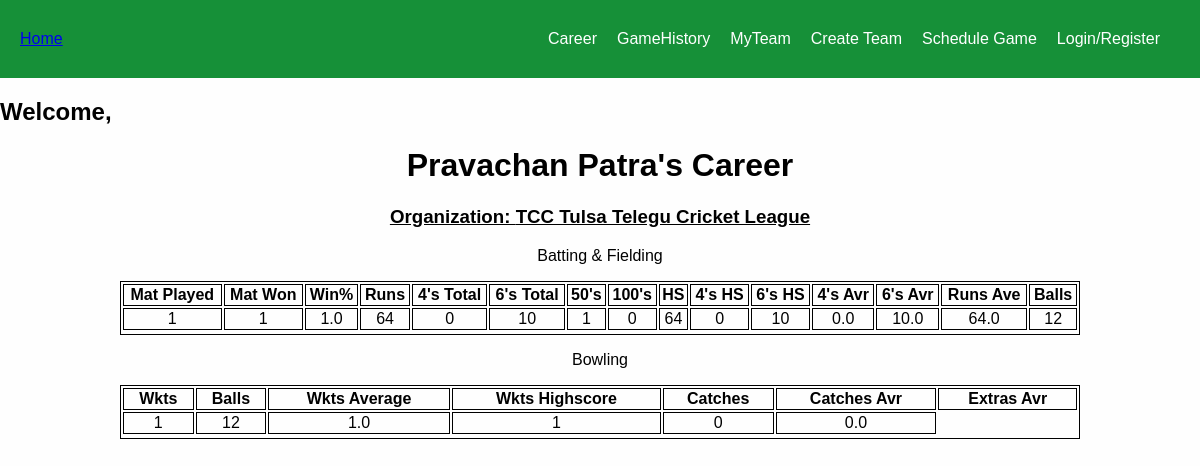
The page /player-career/1 on the database as committed earlier.
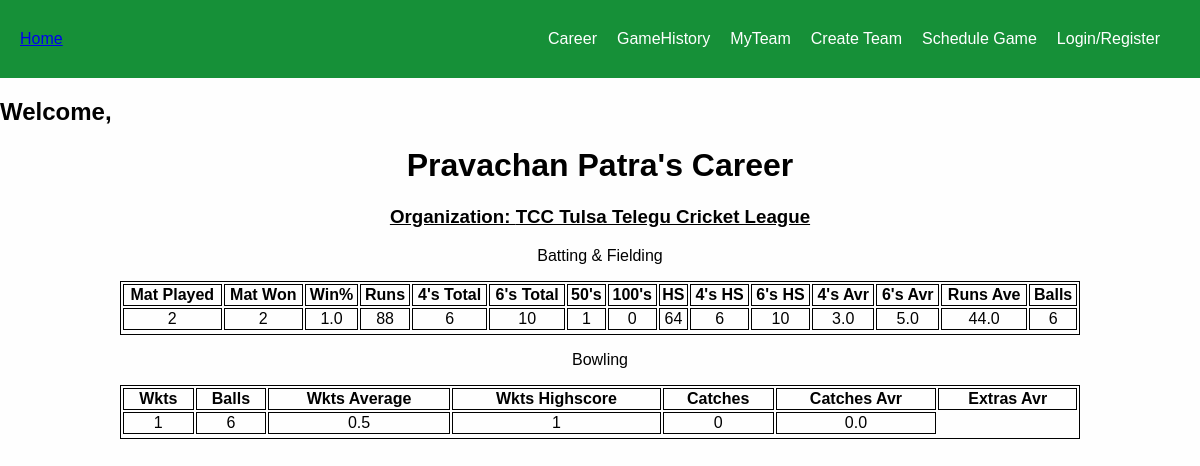
The same page on the database as committed later.
### base/models.py (models this page shows, shortened)
class Player(AbstractUser):
    first_name = models.CharField(max_length=200, null=True)
    last_name = models.CharField(max_length=200, null=True)
    email = models.EmailField(unique=True, null=True)
    team = models.ForeignKey(Team,on_delete=models.SET_NULL,null=True) # long-term-team
    organization = models.ForeignKey(Organization,on_delete=models.SET_NULL,null=True, blank=True)
    runs = models.IntegerField(default=0,null=True,blank=True)
    wickets = models.IntegerField(default=0,null=True,blank=True)
    catches = models.IntegerField(default=0,null=True,blank=True)
    sixes = models.IntegerField(default=0,null=True,blank=True)
    fours = models.IntegerField(default=0,null=True,blank=True)
    extras = models.IntegerField(default=0,null=True,blank=True)
    games_played = models.IntegerField(default=0,null=True,blank=True)
    games_won = models.IntegerField(default=0,null=True,blank=True)
    win_percentage = models.FloatField(default=0,null=True,blank=True)
    fifties = models.IntegerField(default=0,null=True,blank=True)
    centuries = models.IntegerField(default=0,null=True,blank=True)
    sr = models.FloatField(default=0,null=True,blank=True)
    runs_hs = models.IntegerField(default=0,null=True,blank=True)
    wickets_hs = models.IntegerField(default=0,null=True,blank=True)
    fours_hs = models.IntegerField(default=0,null=True,blank=True)
    sixes_hs = models.IntegerField(default=0,null=True,blank=True)
    runs_average = models.FloatField(default=0,null=True,blank=True)
    wickets_average = models.FloatField(default=0,null=True,blank=True)
    fours_average = models.FloatField(default=0,null=True,blank=True)
    sixes_average = models.FloatField(default=0,null=True,blank=True)
    catches_average = models.FloatField(default=0,null=True,blank=True)
    extras_average = models.FloatField(default=0,null=True,blank=True)
    balls_bowled = models.IntegerField(default=0,null=True,blank=True)
    balls_played = models.IntegerField(default=0,null=True,blank=True)
    game_invites = models.ManyToManyField("GameInvite", related_name="game_invites", blank=True)
    team_invites = models.ManyToManyField("TeamInvite", related_name="team_invites", blank=True)
    org_invites = models.ManyToManyField("OrganizationInvite", related_name="org_invites", blank=True)
    games = models.ManyToManyField("Game", related_name="games", blank=True)
    USERNAME_FIELD = "email"
    REQUIRED_FIELDS = ["username"]

class Organization(models.Model): # Club
    name = models.CharField(max_length=200,null=True)
    description = models.CharField(max_length=200,null=True)
    members = models.ManyToManyField("Player", related_name="members", blank=True)
    date_established = models.DateTimeField(default=datetime.now, blank=True)
    location = models.CharField(max_length=200,null=True)
    games = models.ManyToManyField("Game", related_name="org_games", blank=True)

### base/views.py (the view)
# urls.py: path("player-career/<str:pk>", views.player_career, name="player-career"),
def player_career(request, pk):
    player = Player.objects.get(id=pk)
    if player.games_won == 0 or player.games_played == 0:
        win_percentage = 0
    else:
        win_percentage = round(player.games_won/player.games_played *100)
    context = {"pk":pk, "user":player, "win_percentage":win_percentage}
    return render(request, "base/career.html", context)

### base/templates/base/career.html (shortened to what this page needs)
{% extends 'main.html' %}
{% block content %}
<!DOCTYPE html>
<html>
<head>
</head>
<body>
<h1 class="center">{{user.first_name}} {{user.last_name}}'s Career</h1>
{% if user.organization %}
  <h3 class="center"><a href="{% url 'view-organization' user.organization.id %}" class="org-link">Organization: {{user.organization.name}}</a></h3>
{% endif %}
<div class="center">
    <p>Batting & Fielding</p>
</div>
<table class="center">
  <tr>
    <th>Mat Played</th>
    <th>Mat Won</th>
    <th>Win%</th>
    <th>Runs</th>
    <th>4's Total</th>
    <th>6's Total</th>
    <th>50's</th>
    <th>100's</th>
    <th>HS</th>
    <th>4's HS</th>
    <th>6's HS</th>
    <th>4's Avr</th>
    <th>6's Avr</th>
    <th>Runs Ave</th>
    <th>Balls</th>
  </tr>
  <tr>
    <td>{{user.games_played}}</td>
    <td>{{user.games_won}}</td>
    <td>{{user.win_percentage}}</td>
    <td>{{user.runs}}</td>
    <td>{{user.fours}}</td>
    <td>{{user.sixes}}</td>
    <td>{{user.fifties}}</td>
    <td>{{user.centuries}}</td>
    <td>{{user.runs_hs}}</td>
    <td>{{user.fours_hs}}</td>
    <td>{{user.sixes_hs}}</td>
    <td>{{user.fours_average}}</td>
    <td>{{user.sixes_average}}</td>
    <td>{{user.runs_average}}</td>
    <td>{{user.balls_played}}</td>
  </tr>
</table>
<div class="center">
    <p>Bowling</p>
</div>
<table class="center">
    <tr>
      <th>Wkts</th>
      <th>Balls</th>
      <th>Wkts Average</th>
      <th>Wkts Highscore</th>
      <th>Catches</th>
      <th>Catches Avr</th>
      <th>Extras Avr</th>
    </tr>
    <tr>
      <td>{{user.wickets}}</td>
      <td>{{user.balls_bowled}}</td>
      <td>{{user.wickets_average}}</td>
      <td>{{user.wickets_hs}}</td>
      <td>{{user.catches}}</td>
      <td>{{user.extras_average}}</td>
    </tr>
</table>
</body>
</html>
{% endblock %}

### templates/main.html (shortened to what this page needs)
<!DOCTYPE html>
<html>
<head>
</head>
<body>
    {% include 'navbar.html' %}
    {% block content %}{% endblock %}
</body>
</html>

### templates/navbar.html (shortened to what this page needs)
{% if request.user.is_authenticated == True %}
<nav class="navbar">
  <a class="active" href="{% url 'home' %}" class="navbar-link">Home</a>
  <div class="navbar-links">
    <a href="{% url 'player-career' request.user.id %}" class="navbar-link">Career</a>
    <a href="{% url 'game-history' %}" class="navbar-link">GameHistory</a></li>
    {% if request.user.team %}
    <a href="{% url 'team' request.user.team.id %}" class="navbar-link">MyTeam</a>
    {% endif %}
    <a href="{% url 'create-team' %}" class="navbar-link">Create Team</a>
    <a href="{% url 'create-organization' %}" class="navbar-link">Create Organization</a>
    <a href="{% url 'schedule-game' %}" class="navbar-link">Schedule Game</a>
    <a href="{% url 'login' %}" class="navbar-link">Login/Register</a>
    <a href="{% url 'logout' %}"class="navbar-link">Logout</a>
  </div>
</nav>
{% elif request.user.is_authenticated  == False %}
<nav class="navbar">
  <a class="active" href="{% url 'unauthorized' %}" class="navbar-link">Home</a>
  <div class="navbar-links">
    <a href="{% url 'unauthorized' %}" class="navbar-link">Career</a>
    <a href="{% url 'unauthorized' %}" class="navbar-link">GameHistory</a>
    <a href="{% url 'unauthorized' %}" class="navbar-link">MyTeam</a>
    <a href="{% url 'unauthorized' %}" class="navbar-link">Create Team</a>
    <a href="{% url 'unauthorized' %}" class="navbar-link">Schedule Game</a>
    <a href="{% url 'login' %}" class="navbar-link">Login/Register</a>
  </div>
</nav>
{% endif %}
<h2>Welcome, {{request.user.username}}</h2>

### templates/main.html (style rules this page uses)
body { margin: 0; font-family: Arial, Helvetica, sans-serif; background-color: rgb(254, 254, 254); color: rgb(1, 1, 1); }

### templates/navbar.html (style rules this page uses)
body, ul { margin: 0; padding: 0; }
.navbar { display: flex; align-items: center; justify-content: space-between; background-color: rgb(22, 144, 56); color: #41ce37; padding: 30px 20px; }
.navbar-links { display: flex; align-items: center; }
.navbar-link { margin-right: 20px; color: #fff; text-decoration: none; }

### base/templates/base/career.html (style rules this page uses)
.center { text-align: center; color: black; }
table, th, td { border: 1px solid; }
table { width: 80%; empty-cells: show; }
table.center { margin-left: auto; margin-right: auto; }
.org-link { color: black; }

Rows that differ between the two databases and show on the page:
changed Player "Pravachan": games_played "1" → "2"; games_won "1" → "2"; runs "64" → "88"; fours "0" → "6"; fours_hs "0" → "6"; fours_average "0.0" → "3.0"; sixes_average "10.0" → "5.0"; runs_average "64.0" → "44.0"; balls_played "12" → "6"; balls_bowled "12" → "6"; wickets_average "1.0" → "0.5"
